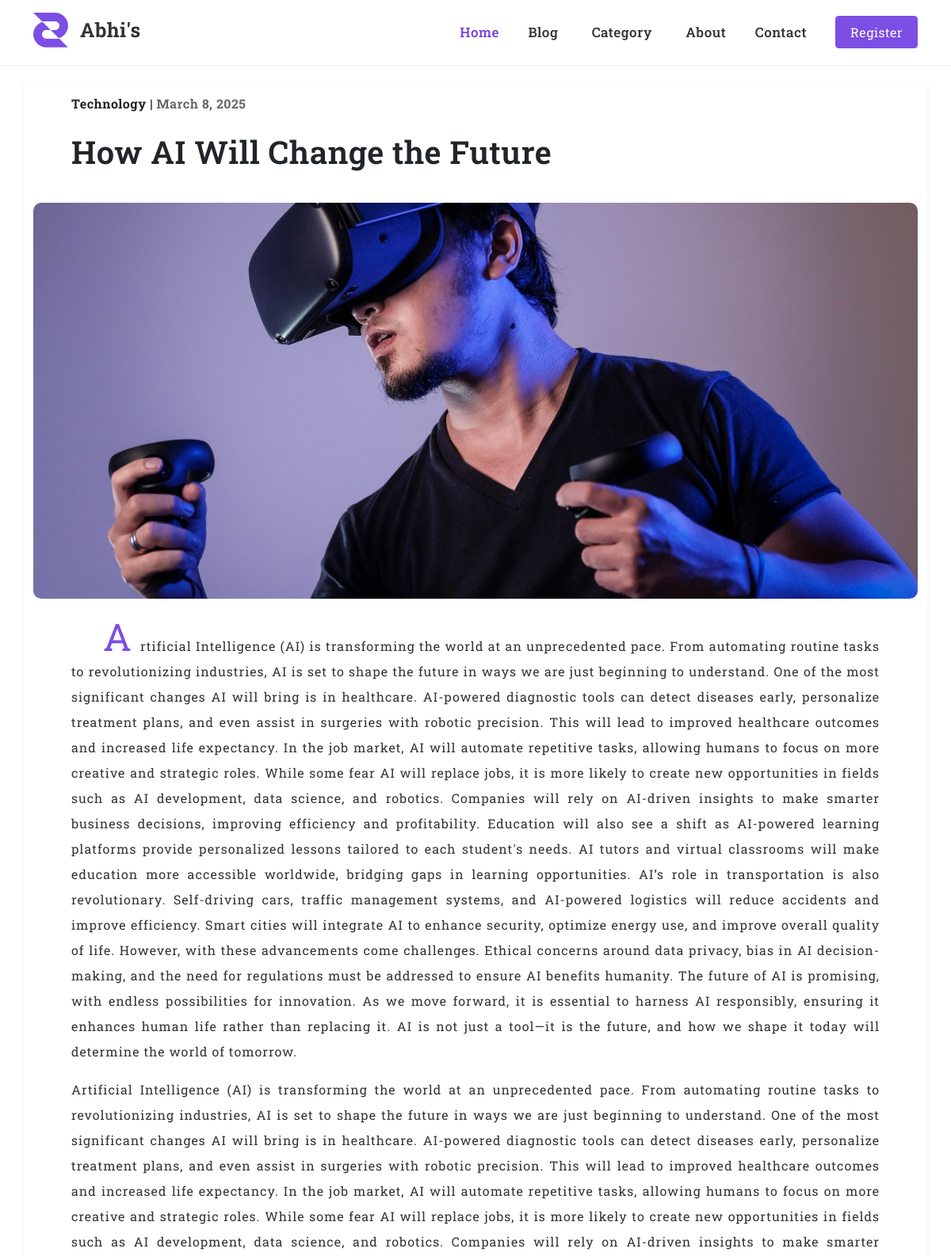
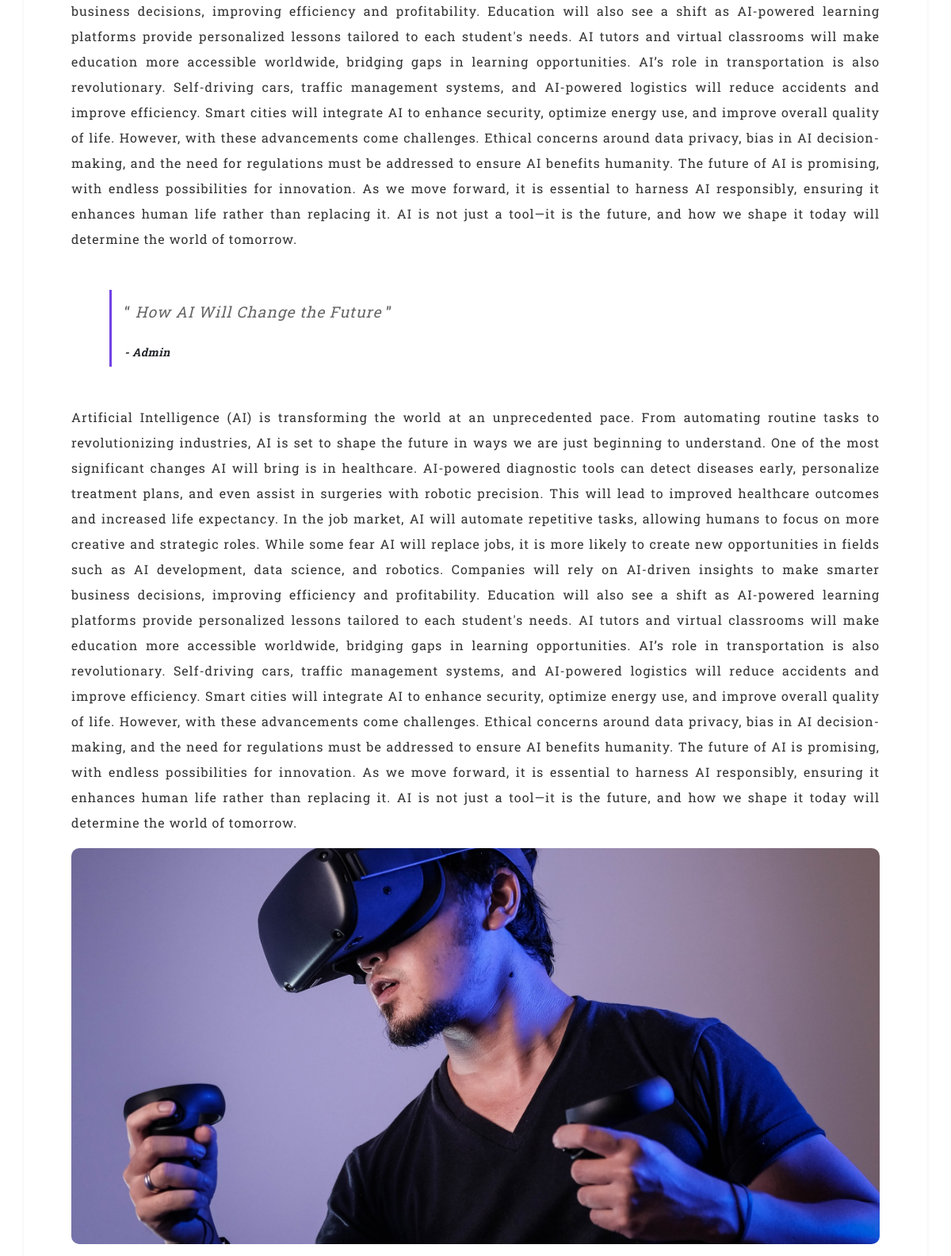
Screenshot of /banner/ (upper part) with the database file from the repository (2 pictures, top to bottom).
### app/models.py (models this page shows, shortened)
class BannerModel(models.Model):
    title = models.CharField(max_length=80)
    author = models.CharField(max_length=50)
    body = models.TextField()
    is_publish = models.BooleanField(default=False)
    like = models.IntegerField(default=0)
    create_at = models.DateField(auto_now_add=True)
    category = models.CharField(max_length=200, blank=True)
    image = models.ImageField(upload_to="media/", null=True, blank=True)

### app/views.py (the view)
# urls.py: path("banner/", BannerDetailView, name="banner"),
def BannerDetailView(request):
    banner, cat = BannerDetailData()
    context = {"banner": banner, "cats": cat}
    return render(request, "app/bannerdetail.html", context)

### app/db_query.py (called while the page is built)
def CatData():
    cat = PostModel.objects.all()
    return cat

def BannerDetailData():
    banner = BannerModel.objects.first()
    cat = CatData()
    return banner, cat

### templates/app/bannerdetail.html (shortened to what this page needs)
{% extends 'app/base.html' %}
{% block content %}
<section class="blog-detail-section">
    <div class="container">
      <div class="row">
        <div class="col-12 blog-datail bg-white shadow-sm pb-5 rounded-2">
          <hgroup class="blog-detail-header px-lg-5 py-lg-3">
            <p class="fw-bold">
              {{banner.category}} |
              <span class="date light-gray"> {{banner.create_at}}</span>
            </p>
            <h3 class="mb-3">
              {{banner.title}}
            </h3>
          </hgroup>
          <figure>
            <img
              src="{{banner.image.url}}"
              alt=""
              class="img-fluid banner-img"
            />
          </figure>
          <div class="blog-detail-body px-lg-5 py-lg-3">
            <p class="start">
              {{banner.body}}
            </p>
            <p>
              {{banner.body}}
            </p>
            <div class="quate px-3 py-2 m-lg-5">
              <big class="big">
                <q>
                  <em>
                    {{banner.title}}
                  </em>
                </q>
              </big>
              <small>
                <em>
                    <strong>- {{banner.author}}</strong>
                </em>
              </small>
            </div>
            <p>
                {{banner.body}}
            </p>
            <figure>
                <img
                  src="{{banner.image.url}}"
                  alt=""
                  class="img-fluid banner-img"
                />
              </figure>
          </div>
        </div>
      </div>
    </div>
  </section>
{% endblock  %}

### static/base.css (style rules this page uses)
:root { --primary: #7c4ee4; --primary-dark: #7242e4; --secoundary: #333333; --dark-gay: #666666; --light-gray: #666666; --white: #ffffff; --font-size-h1: 3.5rem; --font-size-h2: 3rem; --font-size-h3: 2.5rem; --font-size-h4: 2rem; --font-size-h5: 1.51rem; --font-size-h6: 1.2rem; --big-p-font: 1.1rem; --small-p-font: 1rem; --line-height: 1.6rem; --font-bold: 600; --box-shadow: 0 0.5rem 1rem rgba(0, 0, 0, 0.15); --box-shadow-sm: 0 0.125rem 0.25rem rgba(0, 0, 0, 0.075); --box-shadow-lg: 0 1rem 3rem rgba(0, 0, 0, 0.175); --border-radius: 0.275rem; }
* { margin: 0; padding: 0; -webkit-box-sizing: border-box; box-sizing: border-box; }
html { scroll-behavior: smooth; }
body { font-optical-sizing: auto; font-weight: 400; font-style: normal; font-family: "Roboto Slab", serif !important; letter-spacing: 0.5px; }
h1, h2, h3, h4, h5, h6 { font-weight: var(--font-bold); }
h3 { font-size: var(--font-size-h3); }
p { line-height: var(--line-height); font-size: var(--small-p-font); text-align: start; }
.light-gray { color: var(--light-gray); }
.banner-img { height: 500px; object-fit: cover; width: 100%; border-radius: 10px; -webkit-border-radius: 10px; -moz-border-radius: 10px; -ms-border-radius: 10px; -o-border-radius: 10px; }
.blog-detail-section { padding: 20px 0; }
.blog-detail-header h3 { line-height: 4rem; }
.quate { border-left: 3px solid var(--primary-dark); display: flex; flex-direction: column; gap: 20px; }
.blog-detail-body p { color: var(--secoundary); line-height: 2rem; letter-spacing: 1px; text-align: justify; }
.big { color: var(--dark-gay); line-height: 2.5rem; letter-spacing: 1px; }
.start::first-letter { padding-left: 40px; padding-right: 10px; font-size: 3rem; color: var(--primary); }

### rows the page displays
BannerModel: category "Technology", create_at "March 8, 2025", title "How AI Will Change the Future", image (picture), body "Artificial Intelligence (AI) is transforming the world at an unprecedented pace. From automating routine tasks to revolutionizing industries, AI is set to shape the future in ways we are just beginning to understand. One of the most significant changes AI will bring is in healthcare. AI-powered diagnostic tools can detect diseases early, personalize treatment plans, and even assist in surgeries with robotic precision. This will lead to improved healthcare outcomes and increased life expectancy. In the job market, AI will automate repetitive tasks, allowing humans to focus on more creative and strategic roles. While some fear AI will replace jobs, it is more likely to create new…", author "Admin"
